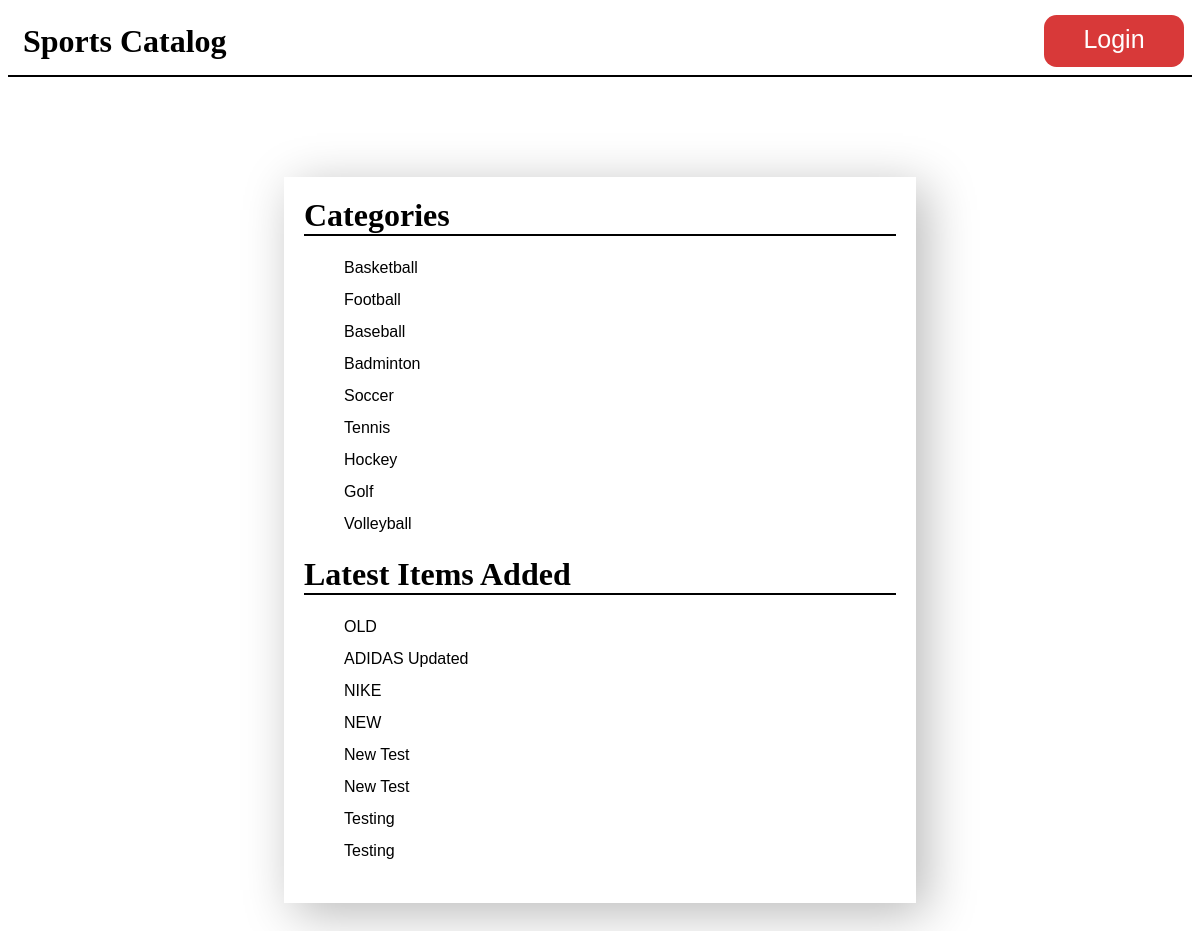
The page / on the database its author committed.
### database_setup.py (models this page shows, shortened)
class Category(Base):
    __tablename__ = 'category'
    id = Column(Integer, primary_key=True)
    name = Column(String(100))

class Item(Base):
    __tablename__ = 'item'
    id = Column(Integer, primary_key=True)
    name = Column(String(100), nullable=False)
    description = Column(String(500), nullable=False)
    created_at = Column(DateTime, nullable=False, default=datetime.datetime.utcnow())
    updated_at = Column(DateTime, nullable=False, default=datetime.datetime.utcnow(), onupdate=datetime.datetime.utcnow())
    category_id = Column(Integer, ForeignKey('category.id'))
    category = relationship(Category)
    user_id = Column(Integer, ForeignKey('user.id'))
    user = relationship(User)

### main.py (the view)
@app.route('/')
def showHomePage():
    logged_in = True
    if 'username' not in login_session:
        logged_in = False
    categories = session.query(Category).all()
    latestItems = session.query(Item).order_by(desc(Item.updated_at)).limit(8)
    return render_template('index.html', categories=categories, latestItems=latestItems, allowed=logged_in)

### templates/index.html (shortened to what this page needs)
<!DOCTYPE html>
<html>
  <head>
    <link href="/static/style.css" rel="stylesheet" />
  </head>
  <body>
    <header>
      <div id="container">
        <h1><a href="{{url_for('showHomePage')}}">Sports Catalog</a></h1>
        {% if not allowed %}
          <a href="{{url_for('showLogin')}}" id="login">Login</a>
        {% else %}
          <a href="{{url_for('gdisconnect')}}" id="logout">Logout</a>
        {% endif %}
      </div>
    </header>
    <div id="categories_content">
      <h1>Categories</h1>
      <ul>
        {% for category in categories %}
          <li>
            <a href="{{url_for('showItems', category_id=category.id)}}">{{category.name}}</a>
          </li>
        {% endfor %}
      </ul>
      <h1>Latest Items Added</h1>
      <ul>
        {% for item in latestItems %}
          <li>
            <a href="{{url_for('showItem', category_id=item.category_id, item_id=item.id)}}">{{item.name}}</a>
          </li>
        {% endfor %}
      </ul>
    </div>
  </body>
</html>

### static/style.css (style rules this page uses)
body { font-family: sans-serif; background-color: #fff; }
h1, h2, h3, h4 { color: #000; }
h1, h2 { font-family: 'Georgia', serif; margin: 0; }
h1 { border-bottom: 2px solid #000; }
header { padding: 15px; border-bottom: 2px solid #000; }
#login, #logout { width: 140px; height: 42px; background-color: #d83939; color: #fff; font-size: 25px; text-align: center; border-radius: 0.5em; right: 16px; top: 15px; position: absolute; padding-top: 10px; }
#container h1 { border-bottom: none; }
a { text-decoration: none; color:#FFFFCC; color: #000000; }
li { list-style: none; line-height: 2em; }
#item_content, #categories_content, #category_content, #form_content, #login_form { width: 50%; margin: 100px auto; background-color: #ffffff; padding: 20px; box-shadow: 10px 10px 47px 0px #b8b8b8; }

### rows shown on the page
Category: name "Basketball"
Category: name "Football"
Category: name "Baseball"
Category: name "Badminton"
Category: name "Soccer"
Category: name "Tennis"
Category: name "Hockey"
Category: name "Golf"
Category: name "Volleyball"
Item: name "OLD"
Item: name "ADIDAS Updated"
Item: name "NIKE"
Item: name "NEW"
Item: name "New Test"
Item: name "New Test"
Item: name "Testing"
Item: name "Testing"
